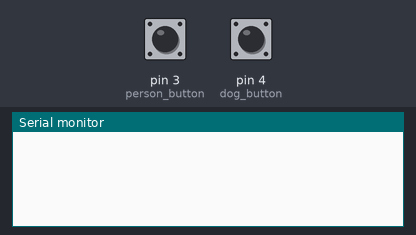
Recording of a sketch running on a simulated Arduino Uno, built with avr-gcc and run on an emulated ATmega328P. On the bench: the last lines printed to the serial monitor. The inputs (shaded band) are chosen by the test bench; at power-on: pin 3 (person_button) HIGH, pin 4 (dog_button) HIGH.

Above: at 1.2 s.
1.3 s: pin 3 (person_button) pulled LOW for 0.15 s
At 2.5 s:
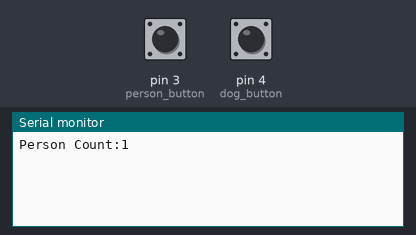
2.9 s: pin 4 (dog_button) pulled LOW for 0.15 s
At 3.7 s:
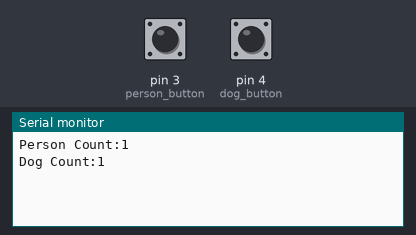
4.5 s: pin 3 (person_button) pulled LOW for 1 s
At 5.0 s:
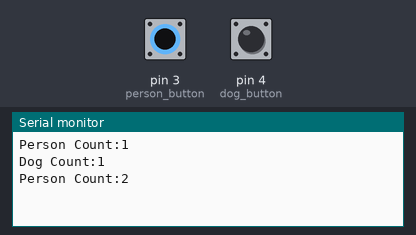
7.0 s: pin 4 (dog_button) pulled LOW for 1 s
At 8.1 s:
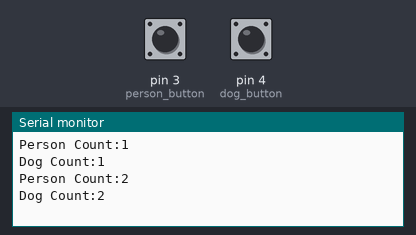

The sketch:

arduino_data_button.ino
```cpp
int person_button = 3;
int dog_button =4;
int dog_counter = 0;
int person_counter = 0;
int buttonStateP;
int lastButtonStateP =LOW;
unsigned long lastTimeP = 0;
unsigned long delayTimeP = 80;
int buttonStateD;
int lastButtonStateD =LOW;
unsigned long lastTimeD = 0;
unsigned long delayTimeD = 80;


void setup() {
  // put your setup code here, to run once:
  Serial.begin(9600);
  pinMode(person_button, INPUT_PULLUP);
  pinMode(dog_button, INPUT_PULLUP);
  analogReference(INTERNAL);

}

void loop() {
  // put your main code here, to run repeatedly:
  int button_readD = digitalRead(dog_button);
  int button_readP = digitalRead(person_button);
  bool person = false;
  bool dog = false;
  if(button_readD == LOW){
    dog = true;
  }
  if(button_readP == LOW){
    person = true;
  }
  if(dog != lastButtonStateD){
    lastTimeD = millis();
  }
  if((millis() - lastTimeD) > delayTimeD){
    if(dog != buttonStateD){
      buttonStateD = dog;
    }
    if(buttonStateD == true){
        dog_counter+=1;
        Serial.print("Dog Count:");
        Serial.println(dog_counter);
    }

    lastButtonStateD = button_readD;
  }
  if(person != lastButtonStateP){
    lastTimeP = millis();
  }
  if((millis() - lastTimeP) > delayTimeP){
    if(person != buttonStateP){
      buttonStateP = person;
    }
    if(buttonStateP == true){
        person_counter+=1;
        Serial.print("Person Count:");
        Serial.println(person_counter);
    }

    lastButtonStateP = button_readP;
  }

}
```

Measured:
- after the input at 1.3 s, the serial monitor: prints a new line after 0.08 s (image 1)
- after the input at 2.9 s, the serial monitor: prints a new line after 0.08 s (image 2)
- after the input at 4.5 s, the serial monitor: prints a new line after 0.08 s (image 3)
- after the input at 7.0 s, the serial monitor: prints a new line after 0.08 s (image 4)
